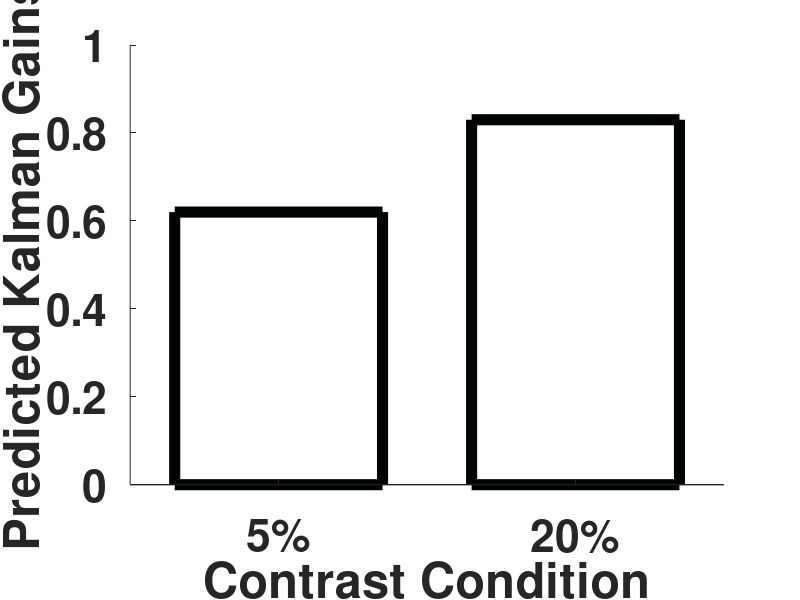

The MATLAB source for this figure: (Note: this script raises an error after producing the figure.)
x=[1; 2];
Gains = [0.62; 0.83];
%error = [0.90; 0.09; 0.11; 0.07; 0.12; 0.05; 0.11; 0.09 ];
%interval_lower= [30; 20];
%interval_upper=[50; 30];
width=0.7;
bar(Gains,width,'FaceColor',[1.0,1.0,1.0],'EdgeColor',[0 .01 .01],'LineWidth',8);
% set('BarWidth',0.8); 
ylabel('Predicted Kalman Gains');
xlabel('Contrast Condition'); 
ylim([0, 1])
Labels = {'5% ',    '20%'};
set(gca, 'XTick', 1:2, 'XTickLabel', Labels, 'fontweight', 'bold','fontsize', 32);
hold on
numgroups=size(Gains,1);
numbars=size(Gains,2);
groupwidth=min(2, numbars/(numbars+2));
box off
errorbar(x, Gains, interval_lower, interval_upper, 'k','linestyle', 'none','linewidth', 8);
%box off


